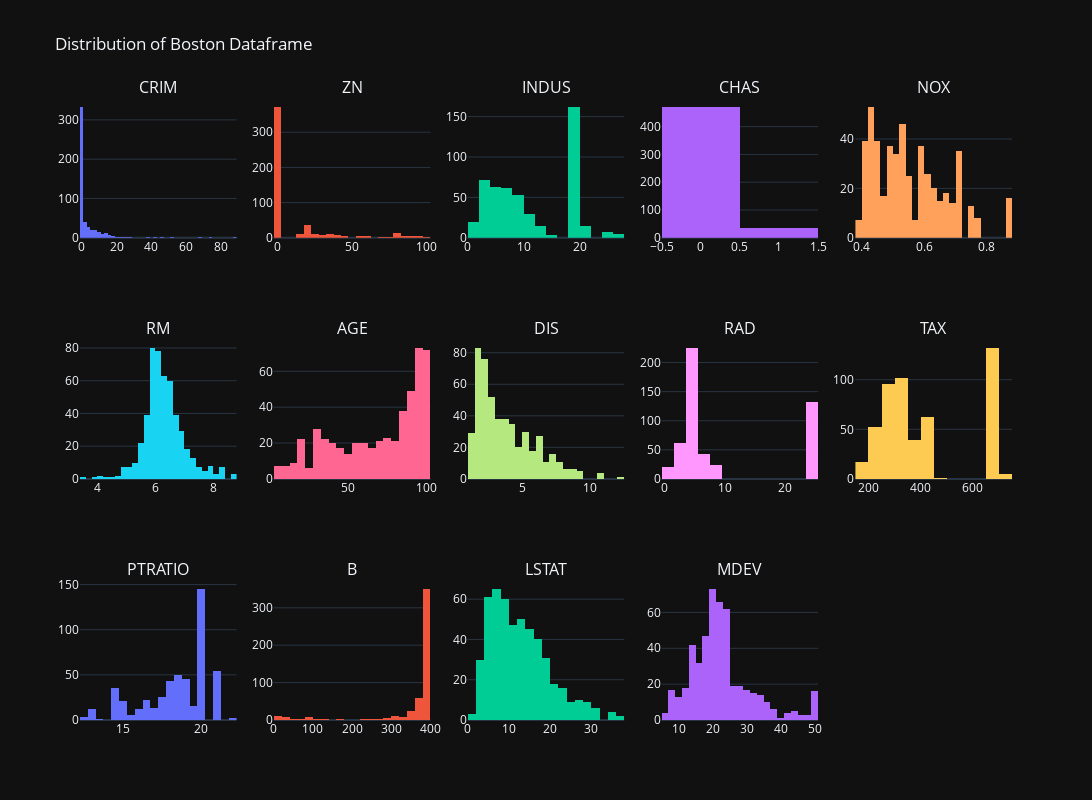

Here is the notebook cell this chart was saved with:
### Code cell
def print_histograms(boston_dataframe):
    #fig = px.histogram(boston_dataframe,x='NOX',text_auto=True)
    fig = make_subplots(rows=3, cols=5,subplot_titles=['CRIM', 'ZN', 'INDUS', 'CHAS','NOX', 
                                                       'RM', 'AGE', 'DIS', 'RAD', 'TAX', 
                                                       'PTRATIO', 'B', 'LSTAT', 'MDEV'],)
    
    fig.add_trace(go.Histogram(x=boston_dataframe['CRIM']),row=1,col=1)
    fig.add_trace(go.Histogram(x=boston_dataframe['ZN']),row=1,col=2)
    fig.add_trace(go.Histogram(x=boston_dataframe['INDUS']),row=1,col=3)
    fig.add_trace(go.Histogram(x=boston_dataframe['CHAS']),row=1,col=4)
    fig.add_trace(go.Histogram(x=boston_dataframe['NOX']),row=1,col=5)
    fig.add_trace(go.Histogram(x=boston_dataframe['RM']),row=2,col=1)
    fig.add_trace(go.Histogram(x=boston_dataframe['AGE']),row=2,col=2)
    fig.add_trace(go.Histogram(x=boston_dataframe['DIS']),row=2,col=3)
    fig.add_trace(go.Histogram(x=boston_dataframe['RAD']),row=2,col=4)
    fig.add_trace(go.Histogram(x=boston_dataframe['TAX']),row=2,col=5)
    fig.add_trace(go.Histogram(x=boston_dataframe['PTRATIO']),row=3,col=1)
    fig.add_trace(go.Histogram(x=boston_dataframe['B']),row=3,col=2)
    fig.add_trace(go.Histogram(x=boston_dataframe['LSTAT']),row=3,col=3)
    fig.add_trace(go.Histogram(x=boston_dataframe['MDEV']),row=3,col=4)   
    
    
    fig.update_layout(height=800, width=1600, title="Distribution of Boston Dataframe",showlegend=False)
    
    fig.show()
print_histograms(boston_dataframe)

### Figure 1 — Plotly figure (JSON) as saved in the notebook; plotly's stock layout.template omitted (floating-point values rounded to 4 significant figures; data arrays with more than 128 entries replaced by an {"elided": "..."} marker saying what was removed)
{"data": [{"x": {"elided": "506 float values"}, "type": "histogram", "xaxis": "x", "yaxis": "y"}, {"x": {"elided": "506 float values"}, "type": "histogram", "xaxis": "x2", "yaxis": "y2"}, {"x": {"elided": "506 float values"}, "type": "histogram", "xaxis": "x3", "yaxis": "y3"}, {"x": {"elided": "506 float values"}, "type": "histogram", "xaxis": "x4", "yaxis": "y4"}, {"x": {"elided": "506 float values"}, "type": "histogram", "xaxis": "x5", "yaxis": "y5"}, {"x": {"elided": "506 float values"}, "type": "histogram", "xaxis": "x6", "yaxis": "y6"}, {"x": {"elided": "506 float values"}, "type": "histogram", "xaxis": "x7", "yaxis": "y7"}, {"x": {"elided": "506 float values"}, "type": "histogram", "xaxis": "x8", "yaxis": "y8"}, {"x": {"elided": "506 float values"}, "type": "histogram", "xaxis": "x9", "yaxis": "y9"}, {"x": {"elided": "506 float values"}, "type": "histogram", "xaxis": "x10", "yaxis": "y10"}, {"x": {"elided": "506 float values"}, "type": "histogram", "xaxis": "x11", "yaxis": "y11"}, {"x": {"elided": "506 float values"}, "type": "histogram", "xaxis": "x12", "yaxis": "y12"}, {"x": {"elided": "506 float values"}, "type": "histogram", "xaxis": "x13", "yaxis": "y13"}, {"x": {"elided": "506 float values"}, "type": "histogram", "xaxis": "x14", "yaxis": "y14"}], "layout": {"xaxis": {"anchor": "y", "domain": [0.0, 0.168]}, "yaxis": {"anchor": "x", "domain": [0.7778, 1.0]}, "xaxis2": {"anchor": "y2", "domain": [0.208, 0.376]}, "yaxis2": {"anchor": "x2", "domain": [0.7778, 1.0]}, "xaxis3": {"anchor": "y3", "domain": [0.416, 0.584]}, "yaxis3": {"anchor": "x3", "domain": [0.7778, 1.0]}, "xaxis4": {"anchor": "y4", "domain": [0.624, 0.792]}, "yaxis4": {"anchor": "x4", "domain": [0.7778, 1.0]}, "xaxis5": {"anchor": "y5", "domain": [0.832, 1.0]}, "yaxis5": {"anchor": "x5", "domain": [0.7778, 1.0]}, "xaxis6": {"anchor": "y6", "domain": [0.0, 0.168]}, "yaxis6": {"anchor": "x6", "domain": [0.3889, 0.6111]}, "xaxis7": {"anchor": "y7", "domain": [0.208, 0.376]}, "yaxis7": {"anchor": "x7", "domain": [0.3889, 0.6111]}, "xaxis8": {"anchor": "y8", "domain": [0.416, 0.584]}, "yaxis8": {"anchor": "x8", "domain": [0.3889, 0.6111]}, "xaxis9": {"anchor": "y9", "domain": [0.624, 0.792]}, "yaxis9": {"anchor": "x9", "domain": [0.3889, 0.6111]}, "xaxis10": {"anchor": "y10", "domain": [0.832, 1.0]}, "yaxis10": {"anchor": "x10", "domain": [0.3889, 0.6111]}, "xaxis11": {"anchor": "y11", "domain": [0.0, 0.168]}, "yaxis11": {"anchor": "x11", "domain": [0.0, 0.2222]}, "xaxis12": {"anchor": "y12", "domain": [0.208, 0.376]}, "yaxis12": {"anchor": "x12", "domain": [0.0, 0.2222]}, "xaxis13": {"anchor": "y13", "domain": [0.416, 0.584]}, "yaxis13": {"anchor": "x13", "domain": [0.0, 0.2222]}, "xaxis14": {"anchor": "y14", "domain": [0.624, 0.792]}, "yaxis14": {"anchor": "x14", "domain": [0.0, 0.2222]}, "xaxis15": {"anchor": "y15", "domain": [0.832, 1.0]}, "yaxis15": {"anchor": "x15", "domain": [0.0, 0.2222]}, "annotations": [{"font": {"size": 16}, "showarrow": false, "text": "CRIM", "x": 0.084, "xanchor": "center", "xref": "paper", "y": 1.0, "yanchor": "bottom", "yref": "paper"}, {"font": {"size": 16}, "showarrow": false, "text": "ZN", "x": 0.292, "xanchor": "center", "xref": "paper", "y": 1.0, "yanchor": "bottom", "yref": "paper"}, {"font": {"size": 16}, "showarrow": false, "text": "INDUS", "x": 0.5, "xanchor": "center", "xref": "paper", "y": 1.0, "yanchor": "bottom", "yref": "paper"}, {"font": {"size": 16}, "showarrow": false, "text": "CHAS", "x": 0.708, "xanchor": "center", "xref": "paper", "y": 1.0, "yanchor": "bottom", "yref": "paper"}, {"font": {"size": 16}, "showarrow": false, "text": "NOX", "x": 0.916, "xanchor": "center", "xref": "paper", "y": 1.0, "yanchor": "bottom", "yref": "paper"}, {"font": {"size": 16}, "showarrow": false, "text": "RM", "x": 0.084, "xanchor": "center", "xref": "paper", "y": 0.6111, "yanchor": "bottom", "yref": "paper"}, {"font": {"size": 16}, "showarrow": false, "text": "AGE", "x": 0.292, "xanchor": "center", "xref": "paper", "y": 0.6111, "yanchor": "bottom", "yref": "paper"}, {"font": {"size": 16}, "showarrow": false, "text": "DIS", "x": 0.5, "xanchor": "center", "xref": "paper", "y": 0.6111, "yanchor": "bottom", "yref": "paper"}, {"font": {"size": 16}, "showarrow": false, "text": "RAD", "x": 0.708, "xanchor": "center", "xref": "paper", "y": 0.6111, "yanchor": "bottom", "yref": "paper"}, {"font": {"size": 16}, "showarrow": false, "text": "TAX", "x": 0.916, "xanchor": "center", "xref": "paper", "y": 0.6111, "yanchor": "bottom", "yref": "paper"}, {"font": {"size": 16}, "showarrow": false, "text": "PTRATIO", "x": 0.084, "xanchor": "center", "xref": "paper", "y": 0.2222, "yanchor": "bottom", "yref": "paper"}, {"font": {"size": 16}, "showarrow": false, "text": "B", "x": 0.292, "xanchor": "center", "xref": "paper", "y": 0.2222, "yanchor": "bottom", "yref": "paper"}, {"font": {"size": 16}, "showarrow": false, "text": "LSTAT", "x": 0.5, "xanchor": "center", "xref": "paper", "y": 0.2222, "yanchor": "bottom", "yref": "paper"}, {"font": {"size": 16}, "showarrow": false, "text": "MDEV", "x": 0.708, "xanchor": "center", "xref": "paper", "y": 0.2222, "yanchor": "bottom", "yref": "paper"}], "height": 800, "width": 1600, "title": {"text": "Distribution of Boston Dataframe"}, "showlegend": false}}
